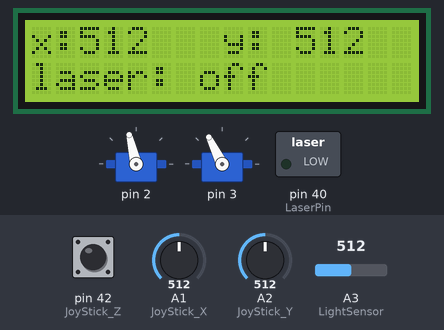
This sketch was run on a simulated Arduino Mega 2560, built with avr-gcc and run on an emulated ATmega2560. Parts: 2 × servo, 16×2 character LCD, switched loads named in the sketch (green lamp = pin HIGH). The inputs (shaded band) are chosen by the test bench; at power-on: A3 (LightSensor) = 512, A1 (JoyStick_X) = 512, A2 (JoyStick_Y) = 512, pin 42 (JoyStick_Z) HIGH. Servo pulses on a pin are drawn as a servo (544–2400 µs = 0–180°); pins used as bus, display or sensor lines are not drawn; what the sketch prints to the serial monitor is not drawn.

Above: at 3.2 s.
3.3 s: A3 (LightSensor) set to 555
4.8 s: A3 (LightSensor) set to 581
At 5.9 s:
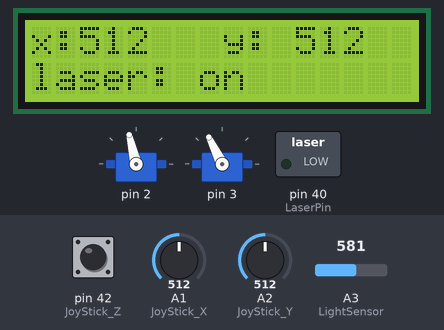
6.3 s: A1 (JoyStick_X) set to 598
7.8 s: A1 (JoyStick_X) set to 616
At 8.63 s:
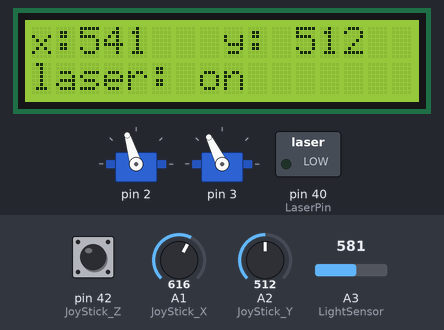
9.3 s: A2 (JoyStick_Y) set to 614
At 11.24 s:
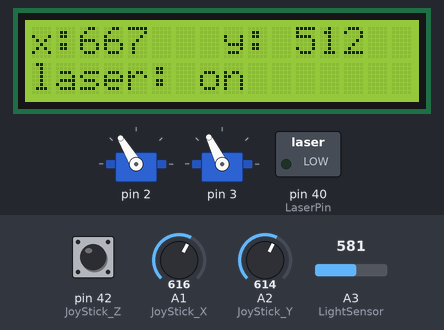
12.3 s: A2 (JoyStick_Y) set to 644
At 13.32 s:
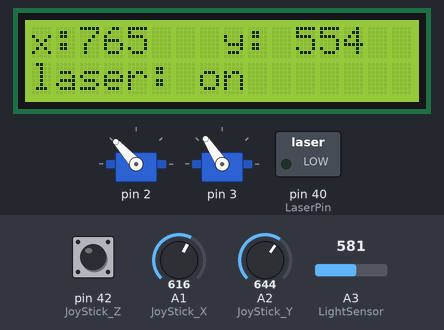
Timing chart, 0 to 17.5 s (numbered marks = the images above; inputs shaded):
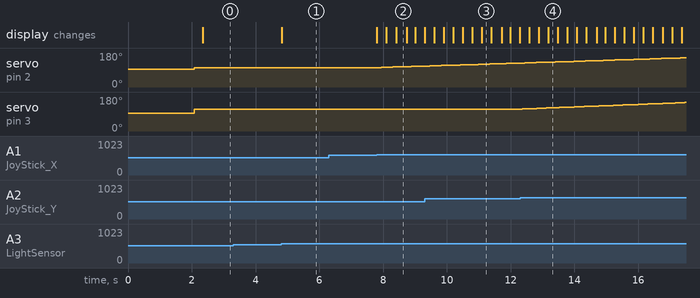

Measured:
- the behaviour switches between 563 and 564 on A3 (LightSensor) (found by bisection; images 0 and 1)
- after the input at 3.3 s, every drawn part: stays the same
- after the input at 4.8 s, the display: changes at once (image 1)
- after the input at 6.3 s, every drawn part: stays the same
- after the input at 7.8 s, servo on pin 2: moves from 103° to 111° over 1.3 s, starting after 0.14 s; the display: first changes at once (image 2 shows a later state)
- after the input at 12.3 s, servo on pin 3: moves from 116° to 151° over 5.1 s, starting after 0.06 s

The sketch:

project1p1.ino
```cpp
#include <LiquidCrystal.h>

#define TEST 0
#define MAX_DIFF 5
#define LIGHT_THRESH 50

int JoyStick_X = A1; // x
int JoyStick_Y = A2; // y
int JoyStick_Z = 42; // button
int LightSensor = A3;
int LaserPin = 40;
const int rs = 8, en = 9, d4 = 4, d5 = 5, d6 = 6, d7 = 7;
LiquidCrystal lcd(rs, en, d4, d5, d6, d7);

int previous;
int lx, ly, ll;
float alpha = 0.02, light_alpha = 0.02;
int posx,posy, light_value;
int postprint_elapsed = 0, screen_period = 250;
int tilt_max, tilt_min, pan_min, pan_max;
int room_light_level = 0;
boolean laser_state = false, laser_detected = true;
boolean pressed = false;
boolean screen_update_required = false;
void setup() {

  pinMode (JoyStick_X, INPUT);
  pinMode (JoyStick_Y, INPUT);
  pinMode (JoyStick_Z, INPUT_PULLUP);
  pinMode (LightSensor, INPUT);
  pinMode (LaserPin, OUTPUT);

  DDRE |= (1<<PE4); //Pin 2 (OC3B/PWM) as OUT
  DDRE |= (1<<PE5); //Pin 3 (OC3C/PWM) as OUT

  //Set timer3 to fast PWM mode
  //This means that counter counts from BOTTOM to TOP. Once top is reached,
  //OCR registers are updated and TCNT is reset to BOTTOM
  //BOTTOM is 0
  //TOP is whatever OCR3A is set to
  TCCR3A |= (1<<WGM30) | (1<<WGM31);
  TCCR3B |= (1<<WGM32) | (1<<WGM33);

  TCCR3A |= (1<<COM3C1); //Clear OCR3C on compare match. Set OCR3C at bottom
  TCCR3A |= (1<<COM3B1); //Clear OCR3B on compare match. Set OCR3B at bottom

  //Clock select 3: Clock_IO / 64 = 250kHz
  TCCR3B |= (1<<CS31)|(1<<CS30);

  tilt_min = 250;
  tilt_max = 620;
  pan_min = 250;
  pan_max = 550;

  //PWM
  //Manual Page 147
  //OCR match when OCR val == CNT
  //The value of OCR3A is used as the period
  //Since COM3C1 and COM3B1 are set, each period starts with OCR3C/OCR3B's corresponding pins being high
  //Once OCR3C/OCR3B matches TCNT, the corresponding pin is set to low.
  OCR3A = 5000; //250000 / 5000 = 50Hz  --> 20 ms period
  OCR3B = 375; //250000 / 375 =  666.6Hz  --> 1.5 ms
  OCR3C = 375;

  lx = 512;
  ly = 512;
  posx = 512;
  posy = 512;
  Serial.begin(9600);
  lcd.begin(16,2);
   if(TEST){
      test_servo();
   }
   sample_room_light();
}

void loop() {
    update_joystick();
    update_light_sensor();
    update_lcd(20);
    delay(20);
}
void update_light_sensor(){
    int value = analogRead(LightSensor);
    Serial.println(value, DEC);
    ll = (1-alpha)*(float)value + alpha*(float)ll;
    boolean prev_laser_detected = laser_detected;
    if(ll > room_light_level + LIGHT_THRESH){
      laser_detected = true;
    }
    else{
      laser_detected = false;
    }
    if(laser_detected != prev_laser_detected){
      screen_update_required = true;
    }
}
void update_joystick(){
    int x = joystick_X();
    int y = joystick_Y();
    int z = digitalRead(JoyStick_Z);

    if(!z){     //button pressed
      pressed = true;
    }
    else if(z && pressed){//button released
      pressed = false;
      laser_state = !laser_state;
      if(laser_state){
        digitalWrite(LaserPin, HIGH);
        Serial.println("laser on");
      }
      else{
        digitalWrite(LaserPin, LOW);
        Serial.println("laser off");
      }
    }
    int prev_posx = posx;
    if(x < 512) {
      posx = map(x, 0, 512, posx-MAX_DIFF, posx);
    } else {
      posx = map(x, 512, 1023, posx, posx+MAX_DIFF);
    }
    int prev_posy = posy;
    if(y < 512) {
      posy = map(y, 0, 512, posy-MAX_DIFF, posy);
    } else {
      posy = map(y, 512, 1023, posy, posy+MAX_DIFF);
    }

    posx = constrain(posx, 0, 1023);
    int pan = map(posx, 0, 1023, pan_min, pan_max);
    servo_set_pan(pan);

    posy = constrain(posy, 0, 1023);
    int tilt = map(posy, 0, 1023, tilt_min, tilt_max);
    servo_set_tilt(tilt);

    if(prev_posx != posx || prev_posy != posy)
      screen_update_required = true;
}
void sample_room_light(){
  int sum = 0;
  delay(1000);
  for(int i=0; i<20; i++){
    int val = analogRead(LightSensor);
    sum += val;
    delay(50);
  }
  room_light_level = sum / 20;
  Serial.print("Avg light level for room: ");
  Serial.println(room_light_level);
}
void test_servo(){
    int pos;
    float period = 5000;
    float t_step = period / 180;
    Serial.println("--- Beginning servo test ---");
    lcd.clear();
    for (pos = 0; pos <= 180; pos++) {
      posy = map(pos, 0, 180, tilt_min, tilt_max);
      posx = map(pos, 0, 180, pan_min, pan_max);
      servo_set_tilt(posy);
      servo_set_pan(posx);
      delay(t_step);
      update_lcd(t_step);
    }
    for (pos = 180; pos > 0; pos--) {
      posy = map(pos, 0, 180, tilt_min, tilt_max);
      posx = map(pos, 0, 180, pan_min, pan_max);
      servo_set_tilt(posy);
      servo_set_pan(posx);
      delay(t_step);
      update_lcd(t_step);
    }
    //back to center
    for (pos = 0; pos < 90; pos++){
      posy = map(pos, 0, 180, tilt_min, tilt_max);
      posx = map(pos, 0, 180, pan_min, pan_max);
      servo_set_tilt(posy);
      servo_set_pan(posx);
      delay(t_step);
      update_lcd(t_step);
    }
    Serial.println("--- Servo test finished ---");
}
void update_lcd(int dt){
  if(screen_update_required && postprint_elapsed > screen_period){
        postprint_elapsed = 0;
        lcd.clear();
        lcd.setCursor(0,0);
        lcd.print("x: "); //0-2 + 3-6
        lcd.setCursor(2,0);
        lcd.print(posx);
        lcd.setCursor(8,0);
        lcd.print("y: "); //8-10 + 11-14
        lcd.setCursor(11,0);
        lcd.print(posy);

        lcd.setCursor(0,1);
        lcd.print("laser: ");
        if(laser_detected){
          lcd.print("on");
        }
        else{
          lcd.print("off");
        }
        screen_update_required = false;
  }
  else{
    postprint_elapsed += dt;
  }
}
int joystick_X() {
  int val_X = analogRead (JoyStick_X);
  int ret_X;

  val_X += 8; // offset of 8
  //deadzone range values should still be fed into smoothing filter?
  //if not, deadzone replacement vals should
  lx = (1-alpha)*(float)val_X + alpha*(float)lx;

  if(val_X <= 612 && val_X >= 412) {
    ret_X = 512;
  }
  else if(val_X <= 12) {
    ret_X = 0;
  }
  else if(val_X >= 1011) {
    ret_X = 1023;
  }
  else{
    ret_X = lx;
  }

  return ret_X;
}

int joystick_Y() {
  int val_Y = analogRead (JoyStick_Y);
  int ret_Y;

  val_Y += -11; // offset of -11
  ly = (1-alpha)*(float)val_Y + alpha*(float)ly;

  if(val_Y <= 612 && val_Y >= 412) {
    ret_Y = 512;
  }
  else if(val_Y <= 12) {
    ret_Y = 0;
  }
  else if(val_Y >= 1011) {
    ret_Y = 1023;
  }
  else{
    ret_Y = ly;
  }

  return ret_Y;
}

//Pin2
void servo_set_pan(uint16_t pos) {
  OCR3B = constrain(pos, pan_min, pan_max);
}

//Pin3
void servo_set_tilt(uint16_t pos) {
  OCR3C = constrain(pos, tilt_min, tilt_max);
}
```
